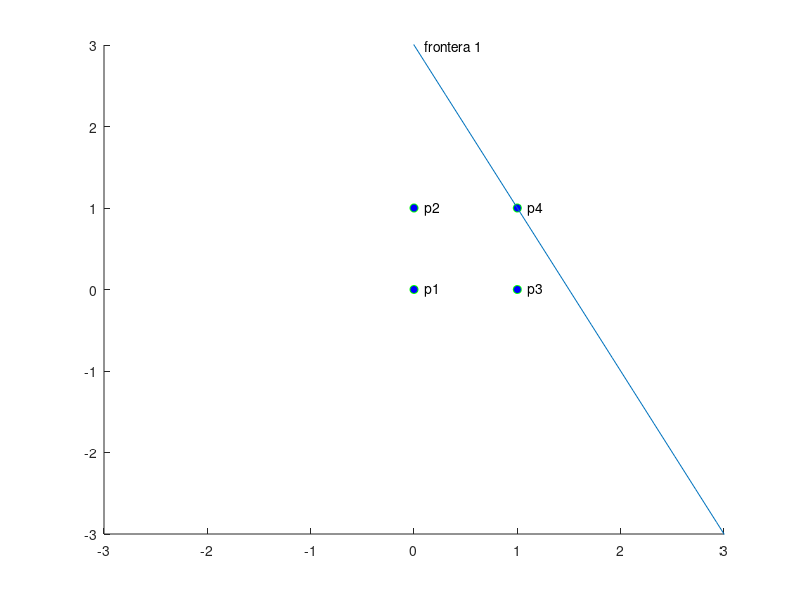

This chart was generated by the following MATLAB code: (Note: this script raises an error after producing the figure.)
%% Práctica 2: Red de Hamming
clear all; clc;

%{
/******************/
    2 Clases
/*****************/
%}

p1=[0; 0;]
p2=[0; 1;]
p3=[1; 0;]
p4=[1; 1;]
P=[p1 p2 p3 p4]

t1=0
t2=0
t3=0
t4=1
t=[t1 t2 t3 t4]

w=[0 0]
b=0


%{
/******************/
    4 Clases
/*****************/
%}
%{
p1=[1; 1];
p2=[1; 2];
p3=[2; -1];
p4=[2; 0];
p5=[-1; 2];
p6=[-2; 1];
p7=[-1; -1];
p8=[-2; -2];
P=[p1 p2 p3 p4 p5 p6 p7 p8]

t1=[0; 0];
t2=[0; 0];
t3=[0; 1];
t4=[0; 1];
t5=[1; 0];
t6=[1; 0];
t7=[1; 1];
t8=[1; 1];
t=[t1 t2 t3 t4 t5 t6 t7 t8]

w=[-1 1; 2 -3]
b=[-1;2]
%}

%{
/******************/
   8 Clases
/*****************/
%}
%{
p1=[1; 1];
p2=[1; 2];
p3=[2; -1];
p4=[2; 0];
p5=[-1; 2];
p6=[-2; 1];
p7=[-1; -1];
p8=[-2; -2];
P=[p1 p2 p3 p4 p5 p6 p7 p8]

t1=[0; 0; 0];
t2=[0; 0; 0];
t3=[0; 1; 0];
t4=[0; 1; 0];
t5=[1; 0; 0];
t6=[1; 0; 1];
t7=[1; 1; 1];
t8=[1; 1; 1];
t=[t1 t2 t3 t4 t5 t6 t7 t8]

w=[-1 1; 2 -3; 2 1]
b=[-1;2;1]
%}

[m n] = size(P); 
maxEpocas=20; %Número máximo de épocas

%Algortimo de perceptron
for epoca=1:maxEpocas
    ep=0; %error acumulado por época 
    for i=1:n
        a = w*P(:,i)+b;
        for j=1:length(a) %función Hardlim
            if a(j) >= 0
                a(j)=1;
            else
                a(j)=0;
            end
        end
        e=t(:,i)-a; %error
        if nnz(e) ~= 0
            w=w+e*P(:,i)'; %regas de aprendizaje
            b=b+e;
            ep=ep+1;
        end
    end
    if ep==0 %si termina en cero finaliza entrenamiento
        break;        
    end
end 

%Graficar puntos del dataset
for i=1:n
    hold on; 
    punto = sprintf('p%d',i);
    text(P(1,i)+0.1,P(2,i),punto);
    plot(P(1,i), P(2,i), 'og', 'MarkerFaceColor', 'b'); 
end

axis([-3 3 -3 3]);

%Graficar fornteras de decisión
[m n] = size(w);
x=1:2;
for i=1:m
   for j=1:n
       if w(i,j)~= 0
           x(j) = -b(i)/w(i,j);
       else
           x(j)=0
       end
   end
   a = linspace(-10, 10, 100);
   y = (-x(2)/x(1))*a+x(2);
   ftra = sprintf('frontera %d',i);
   text(0.1,x(2),ftra);
   plot(a,y)
end

%Agregar origenes a la gráfica
ax = gca;
ax.XAxisLocation = 'origin';
ax.YAxisLocation = 'origin';
hold off; 

x = sprintf('Pesos y bias finales:');
disp(x);
b 
w


